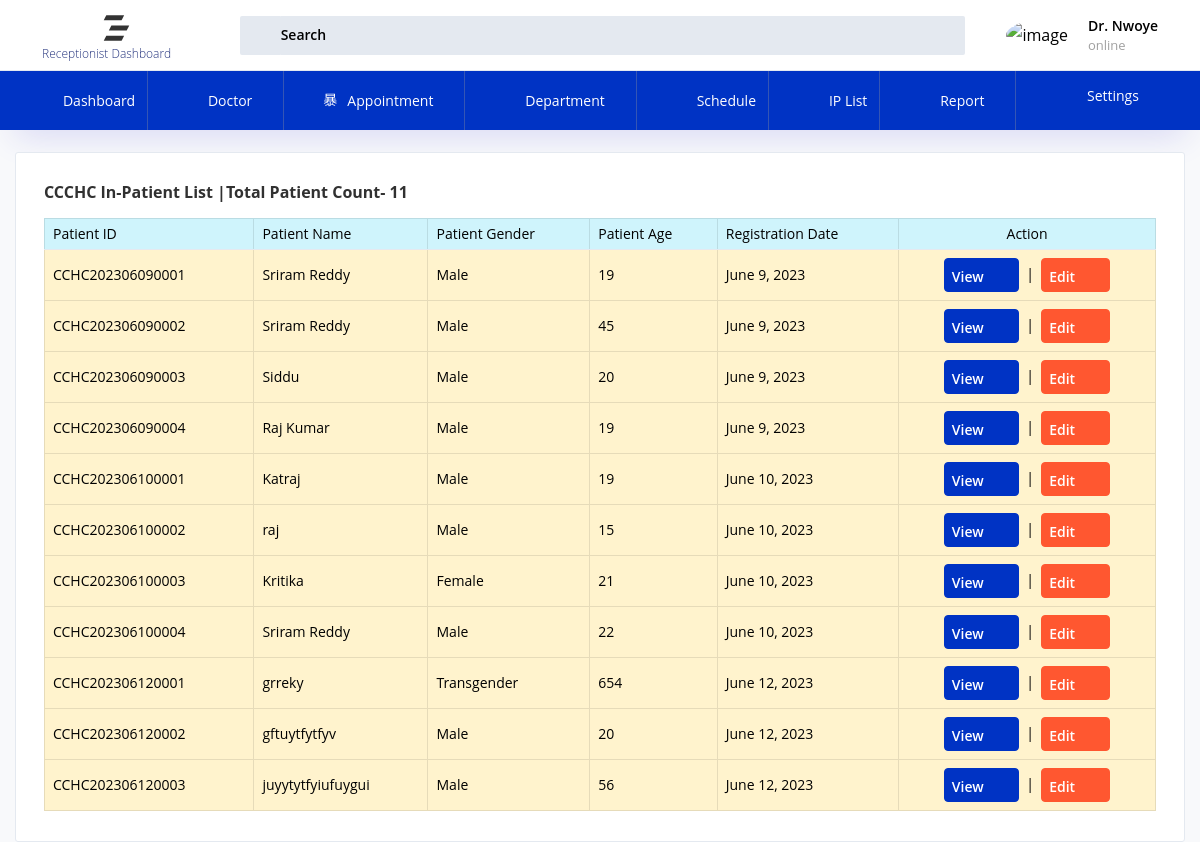
Screenshot of /receptionist/receptionist_patientList with the database file from the repository.
### patient/models.py (models this page shows, shortened)
class PatientPrimaryData(models.Model):
    patient_id = models.CharField(max_length=16, unique=True)
    patient_name = models.CharField(max_length=100)
    patient_age = models.PositiveIntegerField()
    patient_dob = models.DateField()
    patient_gender = models.CharField(max_length=10)
    mobile_number = models.CharField(max_length=17)
    guardian_name = models.CharField(max_length=100)
    relationship = models.CharField(max_length=100)
    registration_date = models.DateField(default=timezone.now)
    state = models.CharField(max_length=100)
    district = models.CharField(max_length=100)
    address=models.TextField(max_length=250, default='')

### receptionist/views.py (the view)
# urls.py: path('receptionist_patientList',views.receptionist_patientList,name="receptionist_patientList"),
def receptionist_patientList(request):
    patient=PatientPrimaryData.objects.all()
    patient_count = PatientPrimaryData.objects.count()
    return render(request,'receptionist_patientList.html',{'patient':patient,'patient_count':patient_count})

### templates/receptionist_patientList.html (shortened to what this page needs)
{% extends 'receptionist_base.html' %}
{% load static %}
{% block body %}
<div class="col-lg-12 stretch-card">
                <div class="card">
                  <div class="card-body">
                    <h4 class="card-title">CCCHC In-Patient List |Total Patient Count- {{patient_count}} </h4>
                    <div class="table-responsive">
                      <table class="table table-bordered">
                        <thead>
                          <tr class="table-info">
                            <th style="text-color:black;">Patient ID</th>
                            <th style="text-color:black;">Patient Name</th>
                            <th style="text-color:black;">Patient Gender</th>
                            <th style="text-color:black;">Patient Age</th>
                            <th style="text-color:black;">Registration Date</th>
                            <th style="text-align:center;">Action</th>
                          </tr>
                        </thead>
                        <tbody>
                            {% for x in patient%}
                          <tr class="table-warning">
                            <td>{{x.patient_id}}</td>
                            <td>{{x.patient_name}}</td>
                            <td>{{x.patient_gender}}</td>
                            <td>{{x.patient_age}}</td>
                            <td>{{x.registration_date}}</td>
                            <td style="text-align:center;"><a href="/receptionist/receptionist_patient_View_Edit/{{x.patient_id}}/" type="button" class="btn btn-primary btn-icon-text btn-sm"> View <i class="mdi mdi-file-check btn-icon-append"></i>
                          </a> &nbsp;|&nbsp; <a type="button" class="btn btn-warning btn-icon-text btn-sm"> Edit <i class="mdi mdi-file-check btn-icon-append"></i>
                          </a></td>
                          </tr>
                         {% endfor %}
                        </tbody>
                      </table>
                    </div>
                  </div>
                </div>
              </div>
            </div>
          </div>
{% endblock %}

### templates/receptionist_base.html (shortened to what this page needs)
{% load static %}
<!DOCTYPE html>
<html lang="en">
  <head>
    <link rel="stylesheet"      href="{% static 'rp/vendors/mdi/css/materialdesignicons.min.css' %}" />
    <link rel="stylesheet"      href="{% static 'rp/vendors/flag-icon-css/css/flag-icon.min.css' %}" />
    <link rel="stylesheet"      href="{% static 'rp/vendors/css/vendor.bundle.base.css' %}" />
    <link rel="stylesheet"      href="{% static 'rp/vendors/jquery-bar-rating/css-stars.css' %}" />
    <link rel="stylesheet"      href="{% static 'rp/vendors/font-awesome/css/font-awesome.min.css' %}" />
    <link rel="stylesheet"      href="{% static 'rp/css/demo_2/style.css' %}" />
  </head>
  <body>
   <div class="container-scroller">
      <div class="horizontal-menu">
        <nav class="navbar top-navbar col-lg-12 col-12 p-0">
          <div class="container">
            <div class="text-center navbar-brand-wrapper d-flex align-items-center justify-content-center">
              <a class="navbar-brand brand-logo" href="{% url 'receptionist:receptionist_dashboard' %}">
                <img src="{% static 'rp/images/logo.svg' %}" alt="logo" />
                <span class="font-12 d-block font-weight-light">Receptionist Dashboard </span>
              </a>
            </div>
            <div class="navbar-menu-wrapper d-flex align-items-center justify-content-end">
              <ul class="navbar-nav mr-lg-2">
                <li class="nav-item nav-search d-none d-lg-block">
                  <div class="input-group">
                    <div class="input-group-prepend hover-cursor" id="navbar-search-icon">
                      <span class="input-group-text" id="search">
                        <i class="mdi mdi-magnify"></i>
                      </span>
                    </div>
                    <input type="text" class="form-control" id="navbar-search-input" placeholder="Search" aria-label="search" aria-describedby="search">
                  </div>
                </li>
              </ul>
              <ul class="navbar-nav navbar-nav-right">
                <li class="nav-item nav-profile dropdown">
                  <a class="nav-link" id="profileDropdown" href="#" data-toggle="dropdown" aria-expanded="false">
                    <div class="nav-profile-img">
                      <img src="../../assets/images/dashboard/hospital/Doc_3.jpg" alt="image">
                    </div>
                    <div class="nav-profile-text">
                      <p class="text-black font-weight-semibold m-0">Dr. Nwoye</p>
                      <span class="font-13 online-color">online <i class="mdi mdi-chevron-down"></i></span>
                    </div>
                  </a>
                </li>
              </ul>
            </div>
          </div>
        </nav>
        <nav class="bottom-navbar">
          <div class="container">
            <ul class="nav page-navigation">
              <li class="nav-item">
                <a class="nav-link" href="{% url 'receptionist:receptionist_dashboard' %}">
                  <i class="mdi mdi-compass-outline menu-icon"></i>
                  <span class="menu-title">Dashboard</span>
                </a>
              </li>
              <li class="nav-item">
                <a href="#" class="nav-link">
                  <i class="mdi mdi-stethoscope menu-icon"></i>
                  <span class="menu-title">Doctor</span>
                  <i class="menu-arrow"></i></a>
              </li>
              <li class="nav-item">
                <a href="#" class="nav-link">
                  <i class="mdi mdi-monitor-dashboard menu-icon"></i>
                  <span class="menu-title">Appointment</span>
                  <i class="menu-arrow"></i></a>
              </li>
              <li class="nav-item">
                <a href="#" class="nav-link">
                  <i class="mdi mdi-clipboard-text menu-icon"></i>
                  <span class="menu-title">Department</span>
                  <i class="menu-arrow"></i></a>
              </li>
              <li class="nav-item">
                <a class="nav-link" href="#">
                  <i class="mdi mdi-chart-bar menu-icon"></i>
                  <span class="menu-title">Schedule</span>
                </a>
              </li>
              <li class="nav-item">
                <a class="nav-link" href="{% url 'receptionist:receptionist_patientList' %}">
                  <i class="mdi mdi-content-copy menu-icon"></i>
                  <span class="menu-title">IP List</span>
                </a>
              </li>
              <li class="nav-item">
                <a href="#" class="nav-link">
                  <i class="mdi mdi-webpack menu-icon"></i>
                  <span class="menu-title">Report</span>
                  <i class="menu-arrow"></i></a>
              </li>
              <li class="nav-item">
                <a href="#" class="nav-link">
                  <i class="mdi mdi-webpack menu-icon"></i>
                  <span class="menu-title">Settings</span>
                  <i class="menu-arrow"></i></a>
              </li>
            </ul>
          </div>
        </nav>
      </div>
      <div class="container-fluid page-body-wrapper">
        <div class="main-panel">
          <div class="content-wrapper pb-0">
              {% block body %}
              {% endblock %}
          </div>
        </div>
  </body>
</html>

### rows the page displays
PatientPrimaryData: patient_id "CCHC202306090001", patient_name "Sriram Reddy", patient_gender "Male", patient_age "19", registration_date "June 9, 2023"
PatientPrimaryData: patient_id "CCHC202306090002", patient_name "Sriram Reddy", patient_gender "Male", patient_age "45", registration_date "June 9, 2023"
PatientPrimaryData: patient_id "CCHC202306090003", patient_name "Siddu", patient_gender "Male", patient_age "20", registration_date "June 9, 2023"
PatientPrimaryData: patient_id "CCHC202306090004", patient_name "Raj Kumar", patient_gender "Male", patient_age "19", registration_date "June 9, 2023"
PatientPrimaryData: patient_id "CCHC202306100001", patient_name "Katraj", patient_gender "Male", patient_age "19", registration_date "June 10, 2023"
PatientPrimaryData: patient_id "CCHC202306100002", patient_name "raj", patient_gender "Male", patient_age "15", registration_date "June 10, 2023"
PatientPrimaryData: patient_id "CCHC202306100003", patient_name "Kritika", patient_gender "Female", patient_age "21", registration_date "June 10, 2023"
PatientPrimaryData: patient_id "CCHC202306100004", patient_name "Sriram Reddy", patient_gender "Male", patient_age "22", registration_date "June 10, 2023"
PatientPrimaryData: patient_id "CCHC202306120001", patient_name "grreky", patient_gender "Transgender", patient_age "654", registration_date "June 12, 2023"
PatientPrimaryData: patient_id "CCHC202306120002", patient_name "gftuytfytfyv", patient_gender "Male", patient_age "20", registration_date "June 12, 2023"
PatientPrimaryData: patient_id "CCHC202306120003", patient_name "juyytytfyiufuygui", patient_gender "Male", patient_age "56", registration_date "June 12, 2023"

### other values shown
{{ patient_count }} "11"
